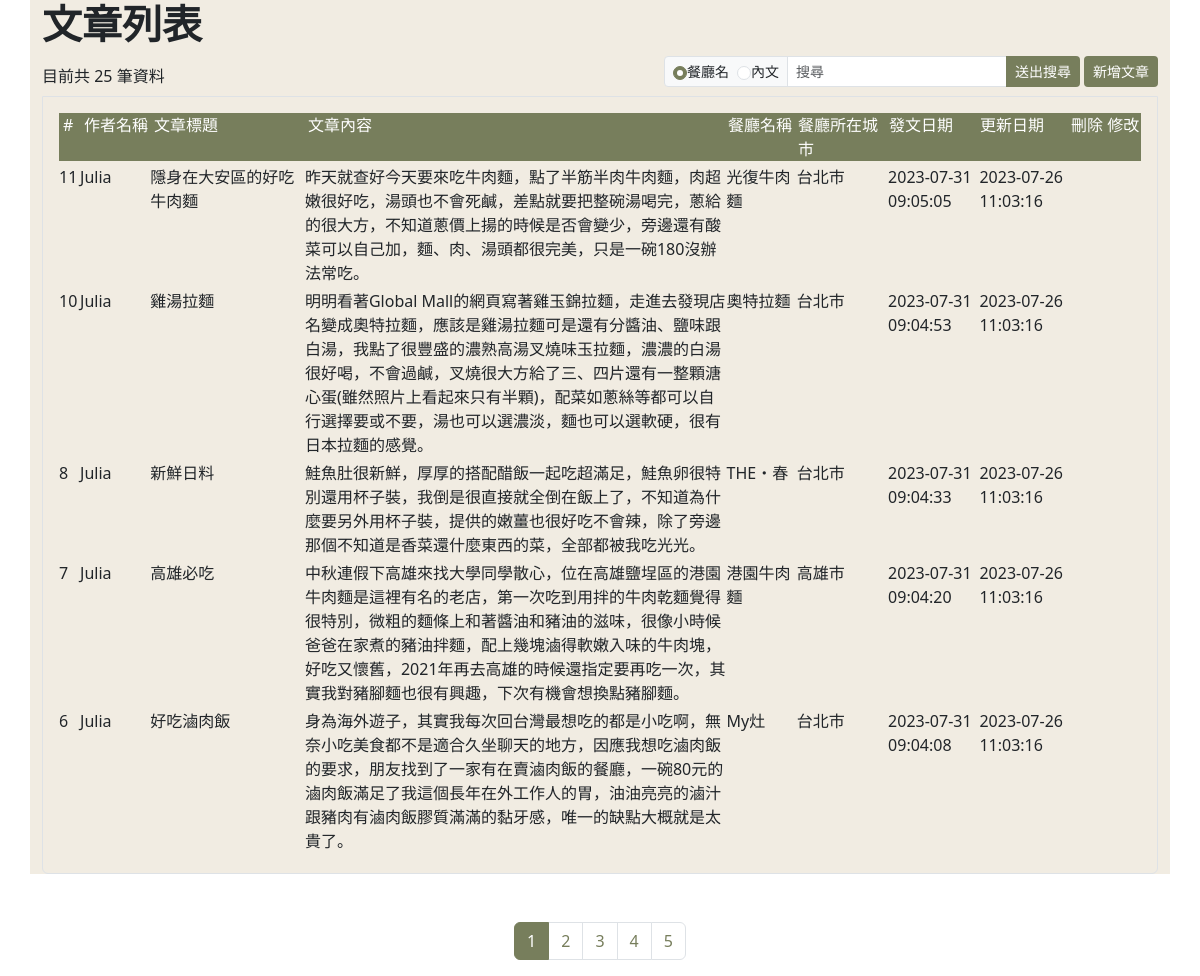
/post/post_ArticleList.php, run on the app's committed database.
### tables this page shows
CREATE TABLE `post` (
  `post_ID` int(11) NOT NULL,
  `post_title` varchar(30) NOT NULL,
  `post_content` text NOT NULL,
  `img` varchar(20) DEFAULT NULL,
  `updating_restaurant_ID` int(11) DEFAULT NULL,
  `restaurant_name` varchar(20) NOT NULL,
  `price_range_ID` int(11) DEFAULT NULL,
  `create_time` timestamp NOT NULL DEFAULT current_timestamp() ON UPDATE current_timestamp(),
  `user_ID` int(11) DEFAULT NULL,
  `editing_date` datetime DEFAULT NULL COMMENT '	',
  `flag_ID` int(11) DEFAULT 1,
  `postisValid` int(1) NOT NULL DEFAULT 1
);

CREATE TABLE `user` (
  `user_id` int(11) NOT NULL,
  `user_name` varchar(50) NOT NULL,
  `nickname` varchar(50) NOT NULL,
  `user_password` varchar(30) NOT NULL,
  `user_phone` varchar(30) NOT NULL,
  `user_email` varchar(80) NOT NULL,
  `user_img` varchar(100) DEFAULT NULL,
  `self_intr` varchar(500) NOT NULL,
  `create_date` datetime NOT NULL,
  `updatetime` datetime NOT NULL,
  `last_login_time` datetime NOT NULL,
  `isValid` int(1) NOT NULL DEFAULT 1
);

CREATE TABLE `updating_restaurant` (
  `updating_restaurant_ID` int(11) NOT NULL,
  `updating_restaurant_name` varchar(50) NOT NULL,
  `updating_restaurant_city` varchar(50) DEFAULT NULL,
  `updating_restaurant_district` varchar(50) DEFAULT NULL
);

### post/post_ArticleList.php (the view, shortened to what this page needs)
<?php
require_once("../connect.php");
$search =(isset($_GET["search"]))?$_GET["search"]:"";
$searchType =(isset($_GET["qtype"]))?$_GET["qtype"]:"";
if($search == ""){
$searchSQL="";
}else{
$searchSQL ="`$searchType` like '%$search%' AND";
}
if(!isset($_GET["page"])){
$page = 1;
}else{
$page=$_GET["page"];
}
$perPage = 5;
$pageStart = ($page - 1)* $perPage;
$sql = "SELECT * FROM `post` join `user` on post.user_ID=user.user_id join updating_restaurant on post.updating_restaurant_ID = updating_restaurant.updating_restaurant_ID WHERE $searchSQL `postisValid` = 1 ORDER BY `create_time` DESC LIMIT $pageStart, $perPage;";
$sqlAll = "SELECT * FROM `post` join `user` on post.user_ID=user.user_id join updating_restaurant on post.updating_restaurant_ID = updating_restaurant.updating_restaurant_ID WHERE $searchSQL `postisValid` = 1 ;";
try{
    $result = $conn -> query($sql);
    $resultAll = $conn->query($sqlAll);
    $msgNum = $result -> num_rows;
    $rows = $result ->fetch_all(MYSQLI_ASSOC);
    $rowsAll = $resultAll->fetch_all(MYSQLI_ASSOC);
    $totalAll = count($rowsAll);
    $totalPage = ceil($totalAll/ $perPage);
}catch(mysqli_sql_exception $exc){
    $errorMsg = $exc -> getMessage();
    $msgNum = -1;
}
?>
<!doctype html>
<html lang="en">
    <head>
    <link rel="stylesheet" href="../css/bootstrap.min.css">
    </head>
    <body>
        <div class="container bg1">
            <h1 class="fw-bold">文章列表</h1>
            <?php if($msgNum > 0):?>
            <div class="d-flex">
                <div class="my-2 me-auto">
                目前共 <?=$totalAll?> 筆資料
                </div>
                <div class="me-1">
                    <div class="input-group input-group-sm">
                        <div class="input-group-text">
                            <input name="searchType" id="searchType1" type="radio" class="form-check-input" value="restaurant_name" checked>
                            <label for="searchType1" class="me-2">餐廳名</label>
                            <input name="searchType" id="searchType2" type="radio" class="form-check-input" value="post_content">
                            <label for="searchType2">內文</label>
                        </div>
                            <input name="search" type="text" class="form-control form-control-sm" placeholder="搜尋">
                        <div class="btn bg2 btn-sm btn-search text-white">送出搜尋</div>
                    </div>
                </div>
                <div class="text-white">
                    <a href="?webpage=post_NewArticle.php" class="btn bg2 btn-sm text-white" <?= ($webpage == "post_NewArticle.php")?"active":""?>>新增文章</a>
                </div>
            </div>
                <div class="border border-top p-3 mb-5 rounded rounded-top-0">
                    <div class="posts bg2 ps-1 text-white">
                    <div class="id">#</div>
                    <div class="name">作者名稱</div>
                    <div class="title">文章標題</div>
                    <div class="post_content">文章內容</div>
                    <div class="restaurant_name">餐廳名稱</div>
                    <div class="restaurant_city">餐廳所在城市</div>
                    <div class="createTime">發文日期</div>
                    <div class="editing_date">更新日期</div>
                    <div class="editing">刪除 修改</div>
                </div>
                <?php foreach($rows as $index => $row): ?>
                    <div class="posts my-1">
                        <div class="id"><?=$row["post_ID"]?></div>
                        <div class="name"><?=$row["nickname"]?></div>
                        <div class="title"><?=$row["post_title"]?></div>
                        <div class="post_content"><?=$row["post_content"]?></div>
                        <div class="restaurant_name"><?=$row["updating_restaurant_name"]?></div>
                        <div class="restaurant_city"><?=$row["updating_restaurant_city"]?></div>
                        <div class="createTime"><?=$row["create_time"]?></div>
                        <div class="editing_date"><?=$row["editing_date"]?></div>
                        <div class="editing">
                            <span class="btn btn-sm btn-del" idn="<?=$row["post_ID"]?>"><i class="fa-regular fa-trash-can"></i></span>
                            <a href="?webpage=post_ModifyArticle.php&id=<?=$row["post_ID"]?>" class="btn btn-sm" <?= ($webpage == "post_ModifyArticle.php")?"active":""?>><i class="fa-regular fa-pen-to-square"></i></a>
                        </div>
                    </div>
                <?php endforeach;?>
            </div>
            <?php elseif($msgNum == 0): ?>
                目前沒有資料。
            <?php else: ?>
                發生錯誤: <?=$errorMsg?>
            <?php endif; ?>
        </div>
        <div aria-label="Page navigation example border border-top-0 p-3 rounded rounded-top-0">
            <ul class="pagination justify-content-center">
                <?php for($i=1;$i<=$totalPage;$i++): ?>
                    <li class="page-item">
                        <a class="page-link <?=($page == $i)?"active":""?>"href="../utilities/navbar.php?webpage=post_ArticleList.php&page=<?=$i?><?=($search=="")?"":"&search=$search&qtype=$searchType"?>"><?=$i?></a>
                    </li>
                <?php endfor; ?>
            </ul>
        </div>
    </body>
</html>

### post/post_ArticleList.php (style rules this page uses)
.posts { display:flex; }
.id { width:30px; }
.name { width:100px; }
.title { width:220px; }
.post_content { width: 600px; }
.restaurant_name { width:100px; }
.restaurant_city { width:130px; }
.createTime { width: 130px; }
.editing_date { width:130px; }
.editing { width:100px; }
.bg1 { background-color: #f1ece2; }
.bg2 { background-color:#777e5c; }
.pagination { --bs-pagination-color: #777e5c; --bs-pagination-hover-color: #777e5c; --bs-pagination-focus-color: #777e5c; }
.active>.page-link, .page-link.active { background-color: #777e5c; border-color: #777e5c; }
.form-check-input:checked { background-color: #777e5c; border-color: #777e5c; }

### data on the page
post: post_ID "11", user_ID.nickname "Julia", post_title "隱身在大安區的好吃牛肉麵", post_content "昨天就查好今天要來吃牛肉麵，點了半筋半肉牛肉麵，肉超嫩很好吃，湯頭也不會死鹹，差點就要把整碗湯喝完，蔥給的很大方，不知道蔥價上揚的時候是否會變少，旁邊還有酸菜可以自己加，麵、肉、湯頭都很完美，只是一碗180沒辦法常吃。", updating_restaurant_ID.updating_restaurant_name "光復牛肉麵", updating_restaurant_ID.updating_restaurant_city "台北市", create_time "2023-07-31 09:05:05", editing_date "2023-07-26 11:03:16"
post: post_ID "10", user_ID.nickname "Julia", post_title "雞湯拉麵", post_content "明明看著Global Mall的網頁寫著雞玉錦拉麵，走進去發現店名變成奧特拉麵，應該是雞湯拉麵可是還有分醬油、鹽味跟白湯，我點了很豐盛的濃熟高湯叉燒味玉拉麵，濃濃的白湯很好喝，不會過鹹，叉燒很大方給了三、四片還有一整顆溏心蛋(雖然照片上看起來只有半顆)，配菜如蔥絲等都可以自行選擇要或不要，湯也可以選濃淡，麵也可以選軟硬，很有日本拉麵的感覺。", updating_restaurant_ID.updating_restaurant_name "奧特拉麵", updating_restaurant_ID.updating_restaurant_city "台北市", create_time "2023-07-31 09:04:53", editing_date "2023-07-26 11:03:16"
post: post_ID "8", user_ID.nickname "Julia", post_title "新鮮日料", post_content "鮭魚肚很新鮮，厚厚的搭配醋飯一起吃超滿足，鮭魚卵很特別還用杯子裝，我倒是很直接就全倒在飯上了，不知道為什麼要另外用杯子裝，提供的嫩薑也很好吃不會辣，除了旁邊那個不知道是香菜還什麼東西的菜，全部都被我吃光光。", updating_restaurant_ID.updating_restaurant_name "THE・春", updating_restaurant_ID.updating_restaurant_city "台北市", create_time "2023-07-31 09:04:33", editing_date "2023-07-26 11:03:16"
post: post_ID "7", user_ID.nickname "Julia", post_title "高雄必吃", post_content "中秋連假下高雄來找大學同學散心，位在高雄鹽埕區的港園牛肉麵是這裡有名的老店，第一次吃到用拌的牛肉乾麵覺得很特別，微粗的麵條上和著醬油和豬油的滋味，很像小時候爸爸在家煮的豬油拌麵，配上幾塊滷得軟嫩入味的牛肉塊，好吃又懷舊，2021年再去高雄的時候還指定要再吃一次，其實我對豬腳麵也很有興趣，下次有機會想換點豬腳麵。", updating_restaurant_ID.updating_restaurant_name "港園牛肉麵", updating_restaurant_ID.updating_restaurant_city "高雄市", create_time "2023-07-31 09:04:20", editing_date "2023-07-26 11:03:16"
post: post_ID "6", user_ID.nickname "Julia", post_title "好吃滷肉飯", post_content "身為海外遊子，其實我每次回台灣最想吃的都是小吃啊，無奈小吃美食都不是適合久坐聊天的地方，因應我想吃滷肉飯的要求，朋友找到了一家有在賣滷肉飯的餐廳，一碗80元的滷肉飯滿足了我這個長年在外工作人的胃，油油亮亮的滷汁跟豬肉有滷肉飯膠質滿滿的黏牙感，唯一的缺點大概就是太貴了。", updating_restaurant_ID.updating_restaurant_name "My灶", updating_restaurant_ID.updating_restaurant_city "台北市", create_time "2023-07-31 09:04:08", editing_date "2023-07-26 11:03:16"

### other printed values
$totalAll "25"
